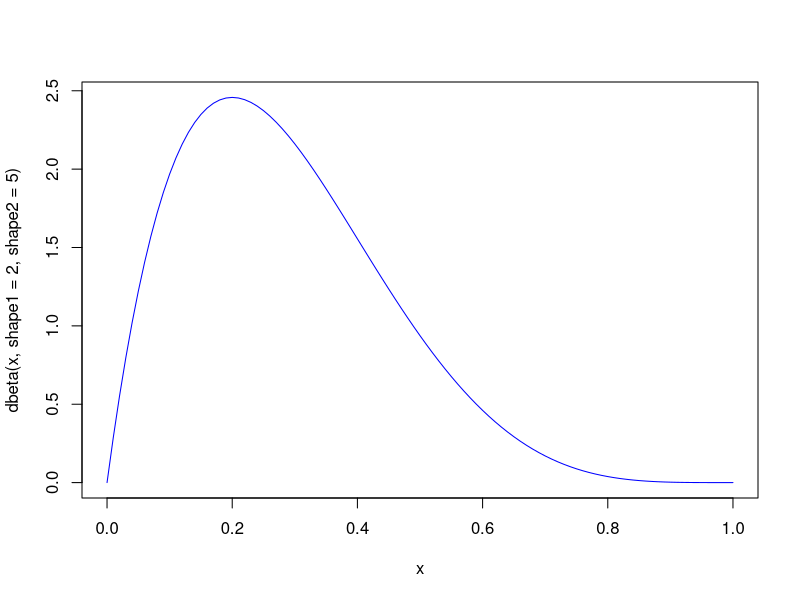

This chart was generated by the following R code: (Note: this script raises an error after producing the figure.)
# Objetivo: Simular F com fdp f
# Distribuição alternativa G, com fdp g ( algoritmo eficiente como gerador de g )

# (1) Gerar Y distribuído como G
# Exemplo
curve(dbeta(x, shape1 = 2, shape2 = 5), from = 0, to=1, col="blue")
moda<-(2-1)/(2+5-2)
c<-dbeta(0.2, shape1 = 2, shape2=5)
# A função G vai ser uma uniforme(0,1)

# (2) Gerar U independente de Y

# (3) Se U <= (f(y)/cg(y)) entao X=Y(aceito)
  #       CC. retornar ao passo 1


hist(amostra, freq=F, breaks=100, ylim=c(0,M))
curve(dbeta(x,shape1=2,shape2=5), from=0, to = 1, col="aquamarine4", add=T)
lines(d$x,M*d$y)

d<-density(amostra)
d$y

set.seed(666)
y<-runif(1)
y
u<-runif(1)
u

0.197<=(dbeta(y, 2,5)/(c*dunif(y)))

gera.Beta<-function(c)
{
  y<-runif(1)
  u<-runif(1)
  while(!u<=(dbeta(y, 2,5)/(c*dunif(y))))
  {
    y<-runif(1)
    u<-runif(1)
  }
  return(y)
}
gera.Beta(c)

gera.Beta2<-function(c)
{
  y<-runif(1)
  u<-runif(1)
  razao<-(dbeta(y, 2,5)/(c*dunif(y)))
  ifelse(u<=razao,y, gera.Beta2(c))
}

amostra<-replicate(10000,gera.Beta2(c))
hist(amostra, freq = F)
curve(dbeta(x, shape1 = 2, shape2 = 5), from = 0, to=1, col="orange", add=T, lwd=2)

objeto<-microbenchmark::microbenchmark(gera.Beta(c),gera.Beta2(c), times=10000)
plot(objeto)


# Quantas rodadas para obter 10000
cont<-1
gera.Beta<-function(c)
{
  y<-runif(1)
  u<-runif(1)
  while(!u<=(dbeta(y, 2,5)/(c*dunif(y))))
  {
    y<-runif(1)
    u<-runif(1)
    cont<-cont+1
  }
  return(list(y,cont))
}
gera.Beta(c)
amostra<-replicate(100,gera.Beta(c))
str(amostra)
hist(as.numeric(amostra[1,]))
contador<-sum(as.numeric(amostra[2,]))
contador

dbeta(0.1,shape1 = 2,shape2=4)
# Verificar o aproveitamento dos pontos com um gráfico
# Plotar todos os pontos discriminando por simbolo os pontos que foram aceitos
# dos que nao foram, circulo aberto os que foram aceitos, cruz para os rejeitados
# y vs. c*g(y), com 10 pontos.


gera.Beta<-function(c)
{
  y<-runif(1)
  u<-runif(1)
  while(!u<=(dbeta(y, 2,5)/(c*dunif(y))))
  {
    y<-runif(1)
    u<-runif(1)
    cont<-cont+1
  }
  return(list(y, c*g(y)))
}
